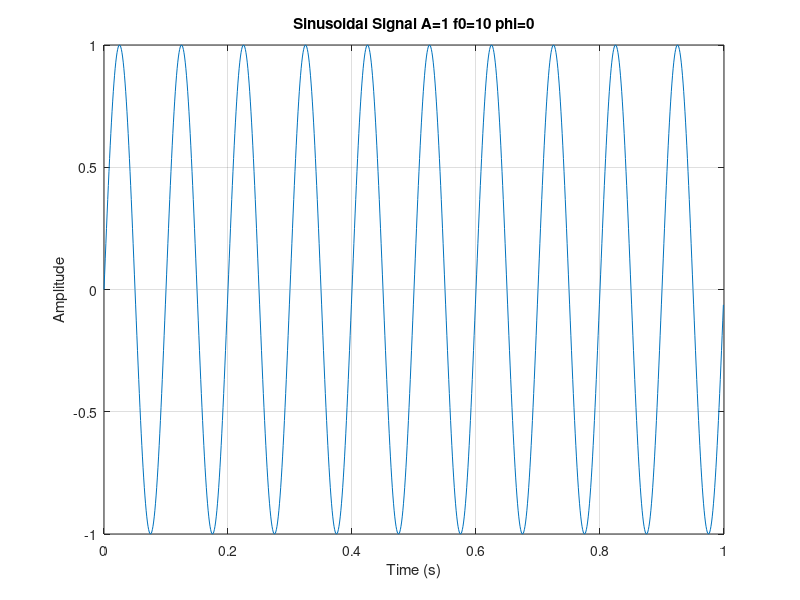
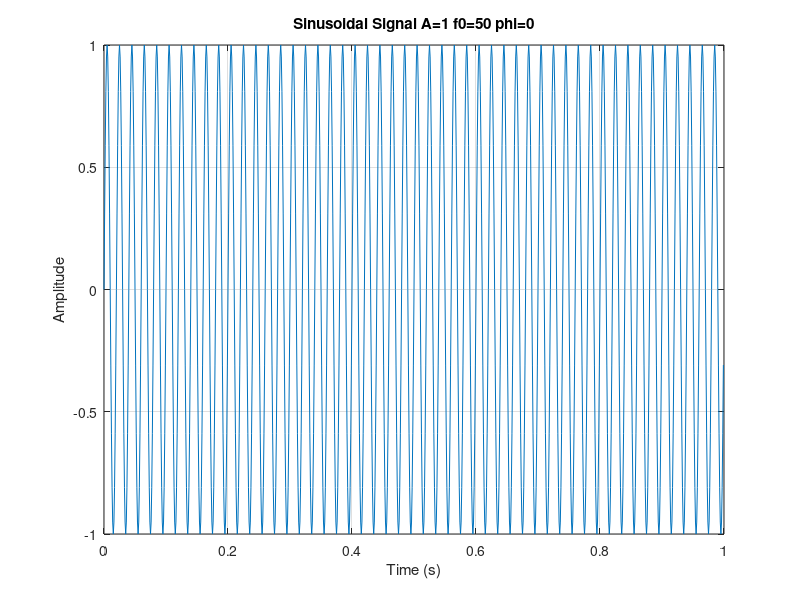
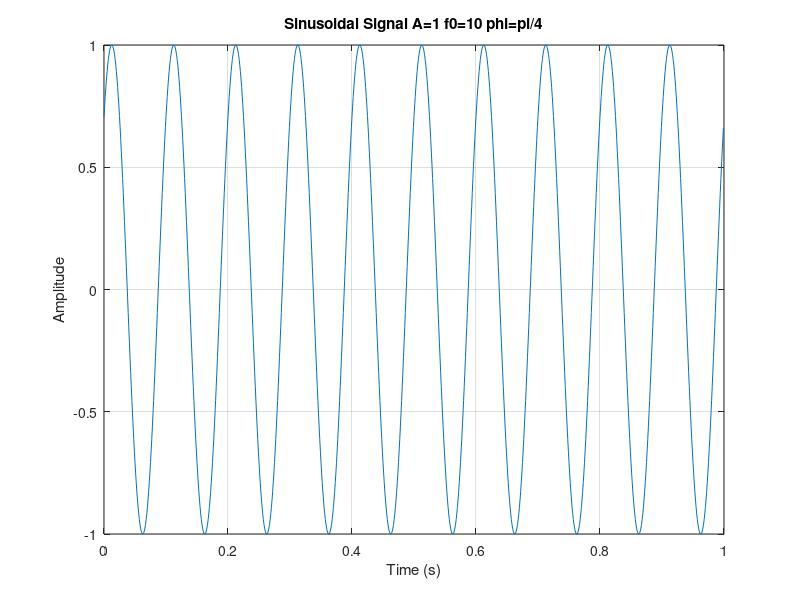
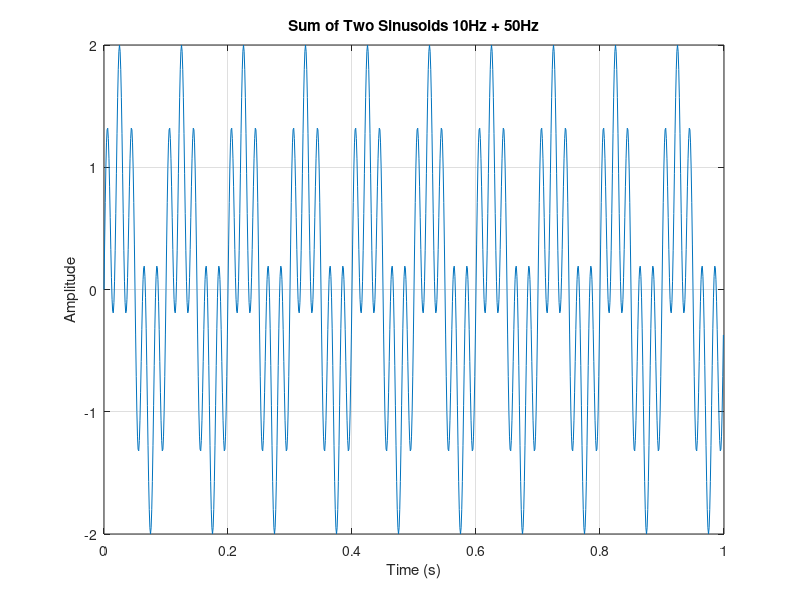

MATLAB code for these plots, in order:
% Sinusoid experiments - Task A1
fs = 1000;
T = 1;
t = 0:1/fs:T-1/fs;

% Part 1: A=1, f0=10, phi=0
A = 1;
f0 = 10;
phi = 0;
x_sine = A * sin(2*pi*f0*t + phi);

figure;
plot(t, x_sine);
title('Sinusoidal Signal A=1 f0=10 phi=0');
xlabel('Time (s)'); ylabel('Amplitude');
grid on;
print('sinusoid_plot1.png', '-dpng', '-r300');

% Count cycles: find zero crossings
zerocross = 0;
for i = 2:length(x_sine)
  if x_sine(i-1) <= 0 && x_sine(i) > 0
    zerocross = zerocross + 1;
  end
end
cycles = zerocross;
disp(['Cycles for f0=10: ' num2str(cycles)]);

% Part 2: f0=50
f0 = 50;
x_sine = A * sin(2*pi*f0*t + phi);

figure;
plot(t, x_sine);
title('Sinusoidal Signal A=1 f0=50 phi=0');
xlabel('Time (s)'); ylabel('Amplitude');
grid on;
print('sinusoid_plot2.png', '-dpng', '-r300');

zerocross = 0;
for i = 2:length(x_sine)
  if x_sine(i-1) <= 0 && x_sine(i) > 0
    zerocross = zerocross + 1;
  end
end
cycles = zerocross;
disp(['Cycles for f0=50: ' num2str(cycles)]);

% Part 3: phi=pi/4
f0 = 10;
phi = pi/4;
x_sine = A * sin(2*pi*f0*t + phi);

figure;
plot(t, x_sine);
title('Sinusoidal Signal A=1 f0=10 phi=pi/4');
xlabel('Time (s)'); ylabel('Amplitude');
grid on;
print('sinusoid_plot3.png', '-dpng', '-r300');

% Part 4: Combine two sinusoids
f1 = 10;
f2 = 50;
x1 = sin(2*pi*f1*t);
x2 = sin(2*pi*f2*t);
x = x1 + x2;

figure;
plot(t, x);
title('Sum of Two Sinusoids 10Hz + 50Hz');
xlabel('Time (s)'); ylabel('Amplitude');
grid on;
print('sinusoid_plot4.png', '-dpng', '-r300');
